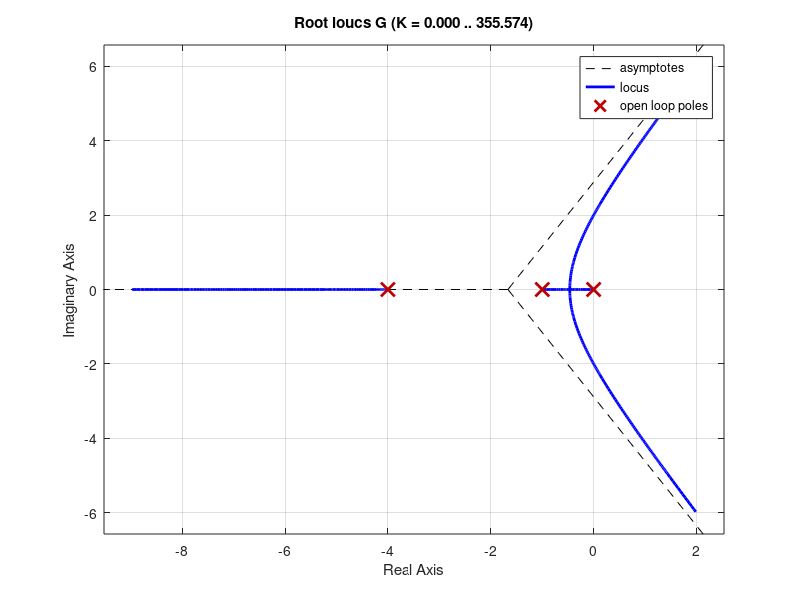

Reproduce this figure in MATLAB. (Note: this script raises an error after producing the figure.)
num = 1;
den = [1 5 4 0];
G = tf(num, den);

rlocus(G)
OS =10;
zeta = -log(OS/100)/sqrt(pi^2+(log(OS/100))^2)
%Draw line from origin with the angle cos^(-1) zeta
sgrid(zeta,0);
%The point of intersection of the line with the root Locus
%gives the Dominant pole
[k p]=rlocfind(G)
%The Kv for the uncompensted system
Kv_UnC = k/4;
sseDesired = 14/70;
Kv_Desired = 1/sseDesired;
Ratio = Kv_Desired/Kv_UnC
%Taking an arbitrary vaue for the pole
b = 0.01;
%The zero
a = b*Ratio;
Gc = tf([1 a], [1 b]);
GcG = G*Gc;
s1 = -0.4008 + 0.6077*i;
magnitude1 = abs(evalfr(GcG,s1));
k1 = 1/ magnitude1
G_System = Gc*G*k1;
rlocus(G_System,G*k)
closedLoopSys =(feedback(G_System,1));
ClosedLoopG = feedback(G*k,1);
%step(closedLoopSys,(ClosedLoopG))
%stepinfo(closedLoopSys)


